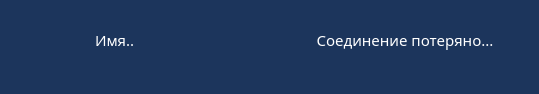
           <widget class="QFrame" name="frame">
            <property name="minimumSize">
             <size>
              <width>0</width>
              <height>85</height>
             </size>
            </property>
            <property name="styleSheet">
             <string notr="true">background-color: rgb(28, 53, 92);</string>
            </property>
            <property name="frameShape">
             <enum>QFrame::NoFrame</enum>
            </property>
            <property name="frameShadow">
             <enum>QFrame::Plain</enum>
            </property>
            <widget class="QLabel" name="username_label">
             <property name="geometry">
              <rect>
               <x>95</x>
               <y>10</y>
               <width>160</width>
               <height>60</height>
              </rect>
             </property>
             <property name="font">
              <font>
               <pointsize>11</pointsize>
               <italic>false</italic>
               <bold>false</bold>
              </font>
             </property>
             <property name="styleSheet">
              <string notr="true">color: white;
font: 11pt Open Sans Light;</string>
             </property>
             <property name="text">
              <string>Имя..</string>
             </property>
            </widget>
            <widget class="QLabel" name="status_connection_label">
             <property name="geometry">
              <rect>
               <x>280</x>
               <y>10</y>
               <width>250</width>
               <height>60</height>
              </rect>
             </property>
             <property name="styleSheet">
              <string notr="true">color: white;
font: 11pt Open Sans Light;</string>
             </property>
             <property name="text">
              <string>Соединение потеряно...</string>
             </property>
             <property name="alignment">
              <set>Qt::AlignCenter</set>
             </property>
            </widget>
            <widget class="QLabel" name="messendger_avatar">
             <property name="geometry">
              <rect>
               <x>10</x>
               <y>5</y>
               <width>80</width>
               <height>80</height>
              </rect>
             </property>
             <property name="minimumSize">
              <size>
               <width>80</width>
               <height>80</height>
              </size>
             </property>
             <property name="maximumSize">
              <size>
               <width>80</width>
               <height>80</height>
              </size>
             </property>
             <property name="text">
              <string/>
             </property>
             <property name="alignment">
              <set>Qt::AlignCenter</set>
             </property>
            </widget>
           </widget>
